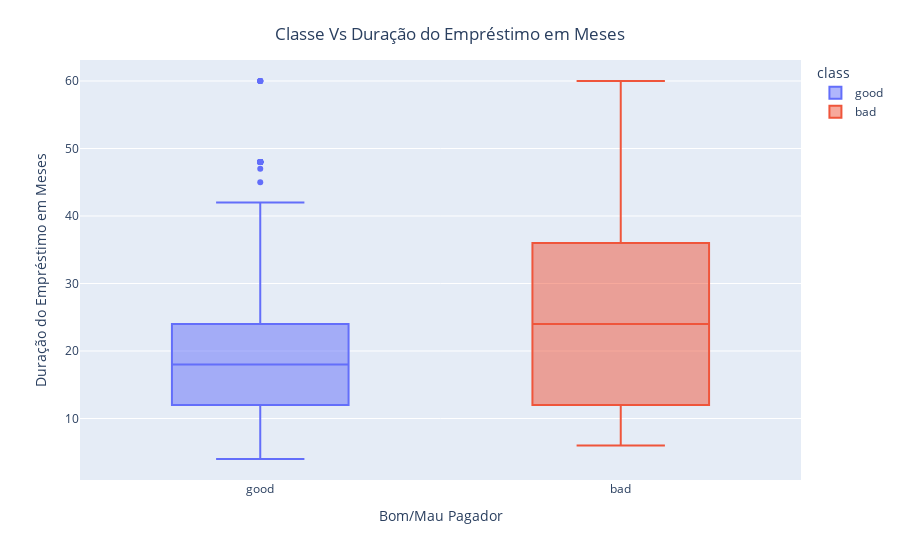

The notebook cell this image was saved under:
### Code cell
fig = px.box(colunas, x="class", y="duration",color="class")
fig.update_layout(
    title={'text':"Classe Vs Duração do Empréstimo em Meses", 'y':.95,'x':.5, 'xanchor': 'center', 'yanchor': 'top'},
    xaxis_title="Bom/Mau Pagador",
    yaxis_title="Duração do Empréstimo em Meses")
fig.show()

### Figure 1 — Plotly figure (JSON) as saved in the notebook; plotly's stock layout.template omitted (floating-point values rounded to 4 significant figures; data arrays with more than 128 entries replaced by an {"elided": "..."} marker saying what was removed)
{"data": [{"alignmentgroup": "True", "hovertemplate": "class=%{x}<br>duration=%{y}<extra></extra>", "legendgroup": "good", "marker": {"color": "#636efa"}, "name": "good", "notched": false, "offsetgroup": "good", "orientation": "v", "showlegend": true, "type": "box", "x": {"elided": "630 str values"}, "x0": " ", "xaxis": "x", "y": {"elided": "630 int values"}, "y0": " ", "yaxis": "y"}, {"alignmentgroup": "True", "hovertemplate": "class=%{x}<br>duration=%{y}<extra></extra>", "legendgroup": "bad", "marker": {"color": "#EF553B"}, "name": "bad", "notched": false, "offsetgroup": "bad", "orientation": "v", "showlegend": true, "type": "box", "x": {"elided": "270 str values"}, "x0": " ", "xaxis": "x", "y": {"elided": "270 int values"}, "y0": " ", "yaxis": "y"}], "layout": {"boxmode": "overlay", "legend": {"title": {"text": "class"}, "tracegroupgap": 0}, "margin": {"t": 60}, "title": {"text": "Classe Vs Duração do Empréstimo em Meses", "x": 0.5, "xanchor": "center", "y": 0.95, "yanchor": "top"}, "xaxis": {"anchor": "y", "categoryarray": ["good", "bad"], "categoryorder": "array", "domain": [0, 1], "title": {"text": "Bom/Mau Pagador"}}, "yaxis": {"anchor": "x", "domain": [0, 1], "title": {"text": "Duração do Empréstimo em Meses"}}}}
